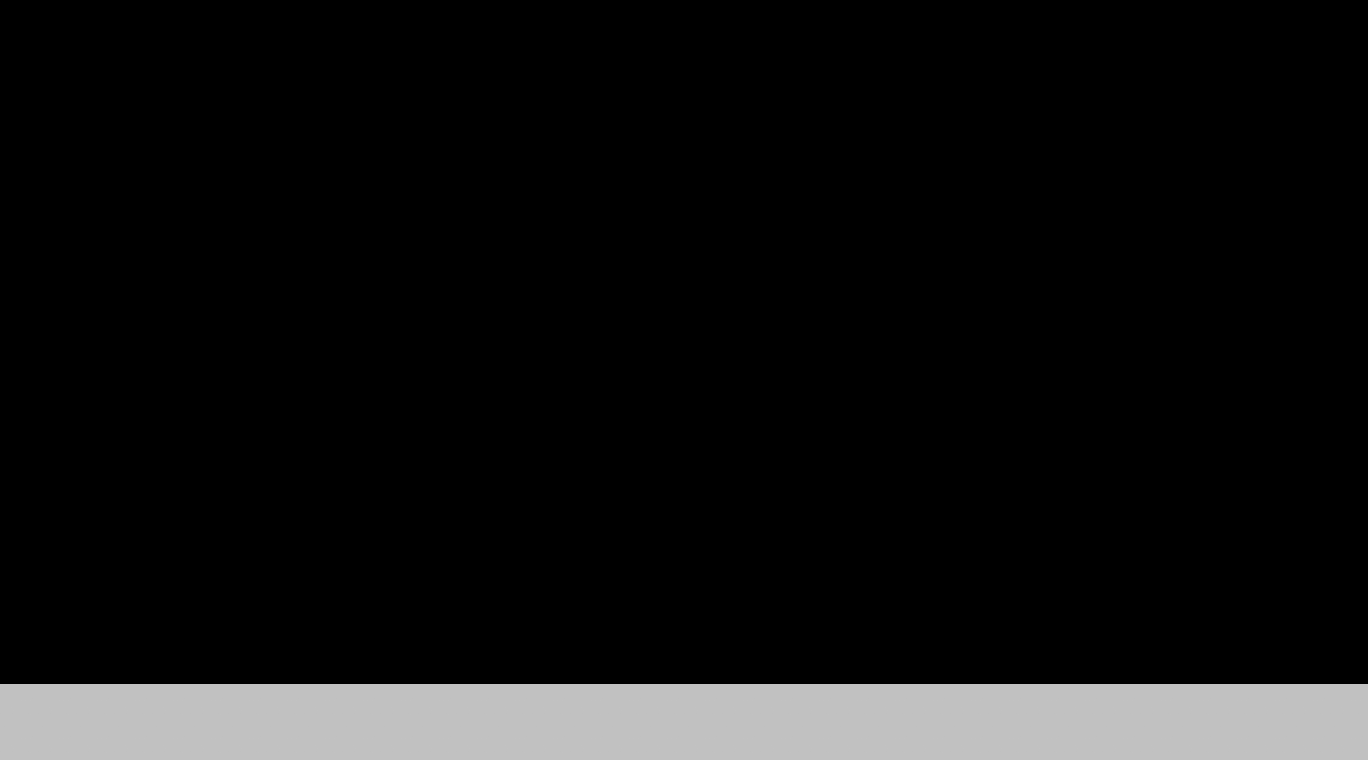

Rendered tile map (Tiled .tmx) drawn with the repository's tilesets; below, a short description and the map source with its tile grids summarised:
An orthogonal 36x20 tile map with 38x38 px tiles, 1 tile layer (barrage) and 4 objects (2x ball, 2x object).

<map version="1.0" orientation="orthogonal" renderorder="right-down" width="36" height="20" tilewidth="38" tileheight="38" nextobjectid="6">
 <tileset firstgid="1" name="base" tilewidth="38" tileheight="38" tilecount="1">
  <image source="tileset_38x38.png" width="38" height="38" />
 </tileset>
 <layer name="barrage" width="36" height="20">
  <data>[720 cells, 72 non-empty, 1 distinct tile ids]</data>
 </layer>
 <objectgroup name="braindots">
  <object id="2" name="ballA" type="ball" x="360.001" y="439.666">
   <properties>
    <property name="autocreate" value="false" />
   </properties>
  </object>
  <object id="3" name="ballB" type="ball" x="1006.67" y="437.666">
   <properties>
    <property name="autocreate" value="false" />
   </properties>
  </object>
  <object id="4" name="ground" type="object" x="2.66667" y="686.667" width="1364" height="72">
   <properties>
    <property name="autocreate" value="true" />
   </properties>
  </object>
  <object id="5" name="barrage" type="object" x="685.333" y="497.333">
   <properties>
    <property name="autocreate" value="true" />
    <property name="bodyType" value="StaticBody" />
    <property name="spriteName" value="tileset_32x32.png" />
   </properties>
   <polygon points="0,0 -226.667,188 226.667,188" />
  </object>
 </objectgroup>
</map>
